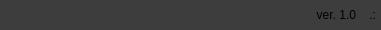
           <widget class="QFrame" name="frame_foot">
            <property name="minimumSize">
             <size>
              <width>0</width>
              <height>30</height>
             </size>
            </property>
            <property name="maximumSize">
             <size>
              <width>16777215</width>
              <height>30</height>
             </size>
            </property>
            <property name="styleSheet">
             <string notr="true">background-color: rgb(61, 61, 61);</string>
            </property>
            <property name="frameShape">
             <enum>QFrame::NoFrame</enum>
            </property>
            <property name="frameShadow">
             <enum>QFrame::Raised</enum>
            </property>
            <layout class="QHBoxLayout" name="horizontalLayout_3">
             <property name="spacing">
              <number>0</number>
             </property>
             <property name="leftMargin">
              <number>0</number>
             </property>
             <property name="topMargin">
              <number>0</number>
             </property>
             <property name="rightMargin">
              <number>0</number>
             </property>
             <property name="bottomMargin">
              <number>0</number>
             </property>
             <item>
              <widget class="QLabel" name="foot_label_log">
               <property name="minimumSize">
                <size>
                 <width>50</width>
                 <height>0</height>
                </size>
               </property>
               <property name="layoutDirection">
                <enum>Qt::LeftToRight</enum>
               </property>
               <property name="frameShadow">
                <enum>QFrame::Raised</enum>
               </property>
               <property name="lineWidth">
                <number>0</number>
               </property>
               <property name="text">
                <string/>
               </property>
               <property name="pixmap">
                <pixmap resource="icons/icons.qrc">:/16x16/16x16/icons8-alarms-50.png</pixmap>
               </property>
               <property name="alignment">
                <set>Qt::AlignCenter</set>
               </property>
               <property name="textInteractionFlags">
                <set>Qt::NoTextInteraction</set>
               </property>
              </widget>
             </item>
             <item>
              <widget class="QListView" name="foot_logList">
               <property name="frameShape">
                <enum>QFrame::NoFrame</enum>
               </property>
               <property name="frameShadow">
                <enum>QFrame::Raised</enum>
               </property>
               <property name="lineWidth">
                <number>1</number>
               </property>
               <property name="midLineWidth">
                <number>1</number>
               </property>
               <property name="verticalScrollBarPolicy">
                <enum>Qt::ScrollBarAsNeeded</enum>
               </property>
               <property name="showDropIndicator" stdset="0">
                <bool>false</bool>
               </property>
               <property name="dragDropMode">
                <enum>QAbstractItemView::DragDrop</enum>
               </property>
               <property name="defaultDropAction">
                <enum>Qt::CopyAction</enum>
               </property>
               <property name="selectionBehavior">
                <enum>QAbstractItemView::SelectItems</enum>
               </property>
               <property name="movement">
                <enum>QListView::Snap</enum>
               </property>
               <property name="resizeMode">
                <enum>QListView::Fixed</enum>
               </property>
               <property name="layoutMode">
                <enum>QListView::SinglePass</enum>
               </property>
               <property name="viewMode">
                <enum>QListView::ListMode</enum>
               </property>
               <property name="uniformItemSizes">
                <bool>true</bool>
               </property>
               <property name="wordWrap">
                <bool>true</bool>
               </property>
              </widget>
             </item>
             <item>
              <widget class="QLabel" name="foot_label_ver">
               <property name="minimumSize">
                <size>
                 <width>50</width>
                 <height>0</height>
                </size>
               </property>
               <property name="text">
                <string>ver. 1.0</string>
               </property>
               <property name="alignment">
                <set>Qt::AlignRight|Qt::AlignTrailing|Qt::AlignVCenter</set>
               </property>
              </widget>
             </item>
             <item>
              <widget class="QFrame" name="frame_grip">
               <property name="minimumSize">
                <size>
                 <width>25</width>
                 <height>25</height>
                </size>
               </property>
               <property name="maximumSize">
                <size>
                 <width>25</width>
                 <height>16777215</height>
                </size>
               </property>
               <property name="frameShape">
                <enum>QFrame::NoFrame</enum>
               </property>
               <property name="frameShadow">
                <enum>QFrame::Raised</enum>
               </property>
               <layout class="QHBoxLayout" name="horizontalLayout_6">
                <property name="spacing">
                 <number>0</number>
                </property>
                <property name="leftMargin">
                 <number>0</number>
                </property>
                <property name="topMargin">
                 <number>0</number>
                </property>
                <property name="rightMargin">
                 <number>5</number>
                </property>
                <property name="bottomMargin">
                 <number>0</number>
                </property>
                <item>
                 <widget class="QLabel" name="label_foot_grip">
                  <property name="minimumSize">
                   <size>
                    <width>0</width>
                    <height>0</height>
                   </size>
                  </property>
                  <property name="text">
                   <string>.:</string>
                  </property>
                  <property name="alignment">
                   <set>Qt::AlignRight|Qt::AlignTrailing|Qt::AlignVCenter</set>
                  </property>
                 </widget>
                </item>
               </layout>
              </widget>
             </item>
            </layout>
           </widget>
